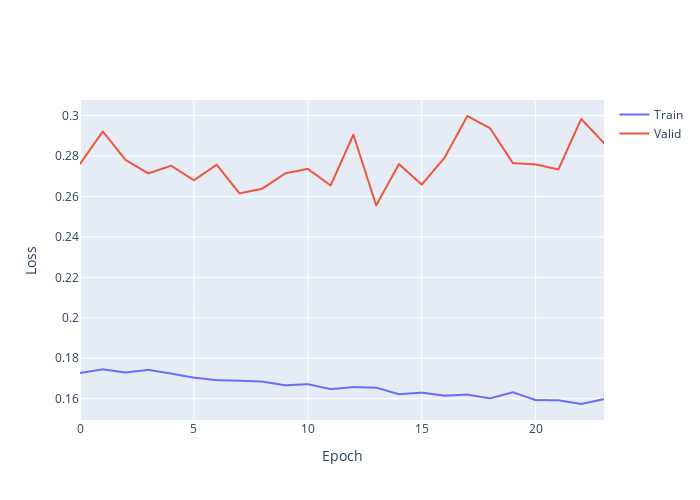
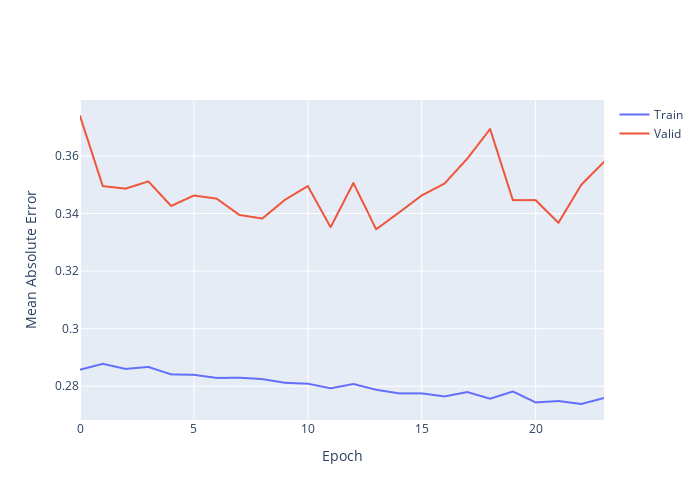

Notebook code for these charts, in order:
### Code cell
# Training the model
history = model.fit(X_train, y_train, epochs=100, validation_split=0.05, callbacks=[EarlyStopping(patience=10)])

from plotly.subplots import make_subplots
import plotly.graph_objects as go

# Plotting the training and validation loss
fig = go.Figure()
fig.add_trace(go.Scattergl(y=history.history['loss'], name='Train'))
fig.add_trace(go.Scattergl(y=history.history['val_loss'], name='Valid'))
fig.update_layout(height=500, width=700, xaxis_title='Epoch', yaxis_title='Loss')
fig.show()

fig = go.Figure()
fig.add_trace(go.Scattergl(y=history.history['mae'], name='Train'))
fig.add_trace(go.Scattergl(y=history.history['val_mae'], name='Valid'))
fig.update_layout(height=500, width=700, xaxis_title='Epoch', yaxis_title='Mean Absolute Error')
fig.show()

### Figure 1 — Plotly figure (JSON) as saved in the notebook; plotly's stock layout.template omitted (floating-point values rounded to 4 significant figures)
{"data": [{"name": "Train", "type": "scattergl", "y": [0.1727, 0.1745, 0.173, 0.1743, 0.1724, 0.1704, 0.1692, 0.1689, 0.1685, 0.1666, 0.1672, 0.1648, 0.1658, 0.1655, 0.1622, 0.163, 0.1615, 0.162, 0.1602, 0.1632, 0.1593, 0.1592, 0.1574, 0.1598]}, {"name": "Valid", "type": "scattergl", "y": [0.2761, 0.2921, 0.278, 0.2714, 0.2752, 0.268, 0.2757, 0.2615, 0.2638, 0.2714, 0.2736, 0.2654, 0.2905, 0.2556, 0.276, 0.2658, 0.2791, 0.2998, 0.2937, 0.2765, 0.2758, 0.2733, 0.2983, 0.2864]}], "layout": {"height": 500, "width": 700, "xaxis": {"title": {"text": "Epoch"}}, "yaxis": {"title": {"text": "Loss"}}}}

### Figure 2 — Plotly figure (JSON) as saved in the notebook; plotly's stock layout.template omitted (floating-point values rounded to 4 significant figures)
{"data": [{"name": "Train", "type": "scattergl", "y": [0.2858, 0.2878, 0.286, 0.2867, 0.2841, 0.284, 0.2829, 0.283, 0.2825, 0.2812, 0.2809, 0.2793, 0.2808, 0.2788, 0.2775, 0.2775, 0.2765, 0.278, 0.2757, 0.2782, 0.2744, 0.2749, 0.2738, 0.2759]}, {"name": "Valid", "type": "scattergl", "y": [0.3739, 0.3495, 0.3486, 0.3511, 0.3426, 0.3463, 0.3451, 0.3395, 0.3383, 0.3448, 0.3495, 0.3352, 0.3506, 0.3345, 0.3403, 0.3463, 0.3504, 0.3591, 0.3693, 0.3447, 0.3446, 0.3368, 0.3499, 0.3579]}], "layout": {"height": 500, "width": 700, "xaxis": {"title": {"text": "Epoch"}}, "yaxis": {"title": {"text": "Mean Absolute Error"}}}}
